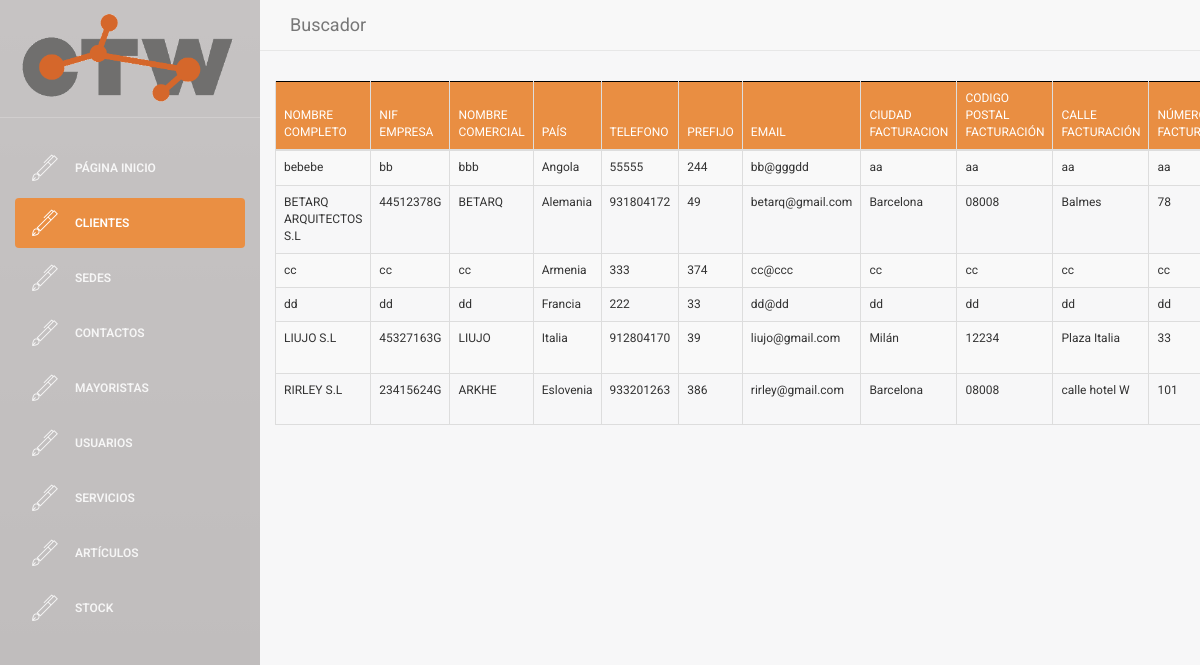
The page /buscador/buscador_clientes.php (signed in) on the database its author committed.
### tables this page shows
CREATE TABLE `CLIENTE` (
  `NIF_EMPRESA` varchar(9) NOT NULL,
  `nombre_comercial` varchar(35) NOT NULL,
  `nombre_completo` varchar(60) NOT NULL,
  `telefono` int(9) NOT NULL,
  `email` varchar(30) NOT NULL,
  `ciudad_facturacion` varchar(25) NOT NULL,
  `codigo_postal_facturacion` varchar(10) NOT NULL,
  `calle_facturacion` varchar(30) NOT NULL,
  `numero_facturacion` varchar(8) NOT NULL,
  `ciudad_envio` varchar(25) NOT NULL,
  `codigo_postal_envio` varchar(10) NOT NULL,
  `calle_envio` varchar(30) NOT NULL,
  `numero_envio` varchar(8) NOT NULL,
  `IBAN` varchar(34) NOT NULL,
  `SEPA` tinyint(1) NOT NULL,
  `pais` varchar(30) NOT NULL,
  `prefijo` int(5) DEFAULT NULL
);

### web/assets/php/selects.php (called while the page is built, shortened)
<?php
function select_all_cliente(){
    $conn = connect();
    $sql = "SELECT *
    FROM CLIENTE
    ORDER BY nombre_completo asc";
    $data = $conn->query($sql);
    return $data;
  }
?>

### web/buscador/buscador_clientes.php (the view, shortened to what this page needs)
    <!doctype html>
<?php
include('../assets/php/selects.php');
if($_SESSION["login_done"]==true){
?>
<html lang="en">
<head>
    <link rel="stylesheet" href="https://maxcdn.bootstrapcdn.com/bootstrap/3.3.6/css/bootstrap.min.css">
    <link rel="stylesheet" href="https://cdn.datatables.net/1.10.12/css/dataTables.bootstrap.min.css">
    <link href="../assets/css/bootstrap.min.css" rel="stylesheet" />
    <link href="../assets/css/animate.min.css" rel="stylesheet"/>
    <link href="../assets/css/light-bootstrap-dashboard.css" rel="stylesheet"/>
    <link href="../assets/css/demo.css" rel="stylesheet" />
    <link href="http://maxcdn.bootstrapcdn.com/font-awesome/4.2.0/css/font-awesome.min.css" rel="stylesheet">
    <link href="../assets/css/pe-icon-7-stroke.css" rel="stylesheet" />
    <link href="http://cdnjs.cloudflare.com/ajax/libs/x-editable/1.5.0/bootstrap3-editable/css/bootstrap-editable.css" rel="stylesheet"/>
    <link href="../assets/css/table_editor.css" rel="stylesheet"/>
    <link href="../assets/css/table.css" rel="stylesheet"/>
    <link href="../assets/css/table2.css" rel="stylesheet"/>
    <link href="../assets/css/table4.css" rel="stylesheet"/>
    <link href="../assets/css/insert.css" rel="stylesheet" />
    <link href="../assets/css/micss.css" rel="stylesheet" />
</head>
<body>
<div class="wrapper">
    <div class="sidebar">
    	<div class="sidebar-wrapper">
            <div class="logo">
                <a href="../"><img src="../assets/img/ctw_logo.gif" alt="CTW Logo"></a>
            </div>
            <ul class="nav">
                <li>
                    <a href="../index.php">
                        <i class="pe-7s-pen"></i>
                        <p>PÁGINA INICIO</p>
                    </a>
                </li>
                <li class="active">
                    <a href="buscador_clientes.php">
                        <i class="pe-7s-pen"></i>
                        <p>Clientes</p>
                    </a>
                </li>
                <li>
                    <a href="buscador_sedes.php">
                        <i class="pe-7s-pen"></i>
                        <p>Sedes</p>
                    </a>
                </li>
                <li>
                    <a href="buscador_contactos.php">
                        <i class="pe-7s-pen"></i>
                        <p>Contactos</p>
                    </a>
                </li>
                <li>
                    <a href="buscador_mayoristas.php">
                        <i class="pe-7s-pen"></i>
                        <p>Mayoristas</p>
                    </a>
                </li>
                <li>
                    <a href="buscador_usuarios.php">
                        <i class="pe-7s-pen"></i>
                        <p>Usuarios</p>
                    </a>
                </li>
                <li>
                    <a href="buscador_servicios.php">
                        <i class="pe-7s-pen"></i>
                        <p>Servicios</p>
                    </a>
                </li>
                <li>
                    <a href="buscador_articulos.php">
                        <i class="pe-7s-pen"></i>
                        <p>Artículos</p>
                    </a>
                </li>
                <li>
                    <a href="buscador_stock.php">
                        <i class="pe-7s-pen"></i>
                        <p>Stock</p>
                    </a>
                </li>
            </ul>
    	</div>
    </div>
    <div class="main-panel">
        <nav class="navbar2 navbar-default navbar-fixed">
            <div class="container-fluid">
                <div class="navbar-header">
                    <a class="navbar-brand">Buscador</a>
                </div>
                <div class="collapse navbar-collapse">
                </div>
            </div>
        </nav>
        <div class="content2">
            <div class="container-fluid">
                <div class="row">
                    <div >
                        <div >
                                <table id="buscador_cliente" class="table table-striped table-bordered">
                                    <thead>
                                        <tr>
                                            <th>Nombre completo</th>
                                            <th>NIF empresa</th>
                                            <th>Nombre comercial</th>
                                            <th>País</th>
                                            <th>Telefono</th>
                                            <th>Prefijo</th>
                                            <th>Email</th>
                                            <th>Ciudad facturacion</th>
                                            <th>Codigo postal facturación</th>
                                            <th>Calle facturación</th>
                                            <th>Número facturación</th>
                                        </tr>
                                    </thead>
                                    <tbody>
                                        <?php
                                            $data = select_all_cliente();
                                            if ($data->num_rows > 0) {
                                                 while($row = $data->fetch_assoc()) {
                                                    $pk = $row['NIF_EMPRESA'];
                                        ?>
                                                    <tr>
                                                        <td><a href="#" class="nombre_completo" data-pk=<?php echo "\"$pk\""; ?>><?php echo $row['nombre_completo']?> </a></td>
                                                        <td><a href="#" class="NIF_EMPRESA" data-pk=<?php echo "\"$pk\""; ?>><?php echo $row['NIF_EMPRESA'] ?></a></td>
                                                        <td><a href="#" class="nombre_comercial" data-pk=<?php echo "\"$pk\""; ?>><?php echo $row['nombre_comercial']?> </a></td>
                                                        <td><a href="#" class="pais" data-pk=<?php echo "\"$pk\""; ?>><?php echo $row['pais']?> </a></td>
                                                        <td><a href="#" class="telefono" data-pk=<?php echo "\"$pk\""; ?>><?php echo $row['telefono']?> </a></td>
                                                        <td><a href="#" class="prefijo" data-pk=<?php echo "\"$pk\""; ?>><?php echo $row['prefijo']?> </a></td>
                                                        <td><a href="#" class="email" data-pk=<?php echo "\"$pk\""; ?>><?php echo $row['email']?> </a></td>
                                                        <td><a href="#" class="ciudad_facturacion" data-pk=<?php echo "\"$pk\""; ?>><?php echo $row['ciudad_facturacion']?> </a></td>
                                                        <td><a href="#" class="codigo_postal_facturacion" data-pk=<?php echo "\"$pk\""; ?>><?php echo $row['codigo_postal_facturacion']?> </a></td>
                                                        <td><a href="#" class="calle_facturacion" data-pk=<?php echo "\"$pk\""; ?>><?php echo $row['calle_facturacion']?> </a></td>
                                                        <td><a href="#" class="numero_facturacion" data-pk=<?php echo "\"$pk\""; ?>><?php echo $row['numero_facturacion']?> </a></td>
                                                    </tr>
                                        <?php
                                                 }
                                            } else {
                                                 echo "0 results";
                                            }
                                        ?>
                                    </tbody>
                                </table>
                        </div>
                    </div>
                </div>
            </div>
        </div>
    </div>
</div>
</body>
</html>
<?php
}else{
    echo "false";
    header("location:../index.php");
}
?>

### web/assets/css/table_editor.css (style rules this page uses)
a, a:hover { color: #000; }

### web/assets/css/table.css (style rules this page uses)
table { border: none; }
table thead, table tfoot { background-color: #e98e42; border: 1px solid black; }
a, a:hover { color: #000; }

### web/assets/css/insert.css (style rules this page uses)
* { margin: 0; padding: 0; box-sizing: border-box; -webkit-box-sizing: border-box; -moz-box-sizing: border-box; -webkit-font-smoothing: antialiased; -moz-font-smoothing: antialiased; -o-font-smoothing: antialiased; font-smoothing: antialiased; text-rendering: optimizeLegibility; }
body { font-family: "Roboto", Helvetica, Arial, sans-serif; font-weight: 100; font-size: 12px; line-height: 30px; color: #777; }

### rows shown on the page
cliente: nombre_completo "bebebe", NIF_EMPRESA "bb", nombre_comercial "bbb", pais "Angola", telefono "55555", prefijo "244", email "bb@gggdd", ciudad_facturacion "aa", codigo_postal_facturacion "aa", calle_facturacion "aa", numero_facturacion "aa"
cliente: nombre_completo "BETARQ ARQUITECTOS S.L", NIF_EMPRESA "44512378G", nombre_comercial "BETARQ", pais "Alemania", telefono "931804172", prefijo "49", email "betarq@gmail.com", ciudad_facturacion "Barcelona", codigo_postal_facturacion "08008", calle_facturacion "Balmes", numero_facturacion "78"
cliente: nombre_completo "cc", NIF_EMPRESA "cc", nombre_comercial "cc", pais "Armenia", telefono "333", prefijo "374", email "cc@ccc", ciudad_facturacion "cc", codigo_postal_facturacion "cc", calle_facturacion "cc", numero_facturacion "cc"
cliente: nombre_completo "dd", NIF_EMPRESA "dd", nombre_comercial "dd", pais "Francia", telefono "222", prefijo "33", email "dd@dd", ciudad_facturacion "dd", codigo_postal_facturacion "dd", calle_facturacion "dd", numero_facturacion "dd"
cliente: nombre_completo "LIUJO S.L", NIF_EMPRESA "45327163G", nombre_comercial "LIUJO", pais "Italia", telefono "912804170", prefijo "39", email "liujo@gmail.com", ciudad_facturacion "Milán", codigo_postal_facturacion "12234", calle_facturacion "Plaza Italia", numero_facturacion "33"
cliente: nombre_completo "RIRLEY S.L", NIF_EMPRESA "23415624G", nombre_comercial "ARKHE", pais "Eslovenia", telefono "933201263", prefijo "386", email "rirley@gmail.com", ciudad_facturacion "Barcelona", codigo_postal_facturacion "08008", calle_facturacion "calle hotel W", numero_facturacion "101"
